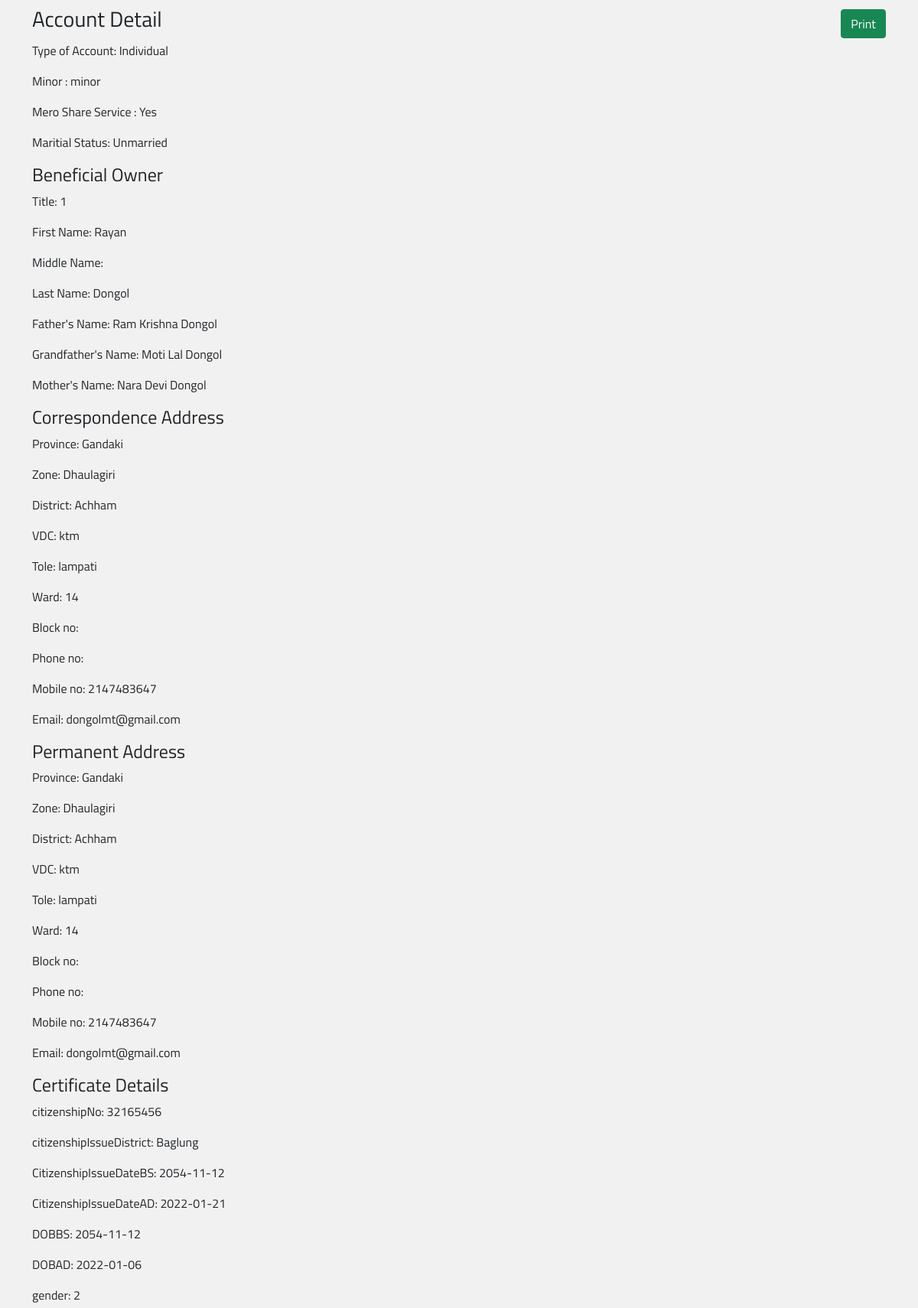
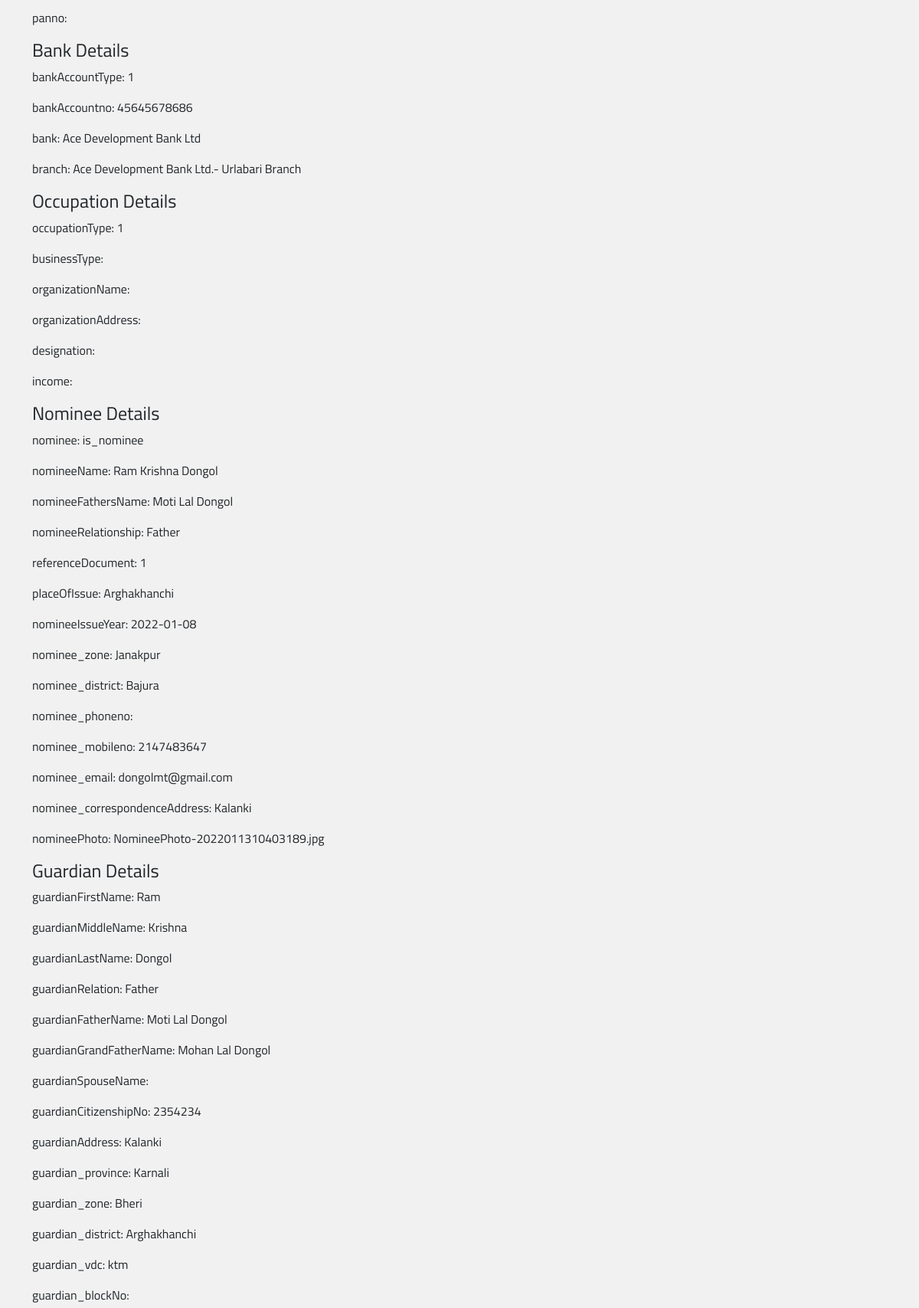
/formDetail?id=10000 (upper part), run on the app's committed database (2 pictures, top to bottom).
### tables this page shows
CREATE TABLE `form` (
  `id` int(11) NOT NULL,
  `firstSection` int(11) DEFAULT NULL,
  `beneficialOwner` int(11) DEFAULT NULL,
  `correspondenceAddress` int(11) DEFAULT NULL,
  `permanentAddress` int(11) DEFAULT NULL,
  `certificateDetails` int(11) DEFAULT NULL,
  `bankDetails` int(11) DEFAULT NULL,
  `occupationDetails` int(11) DEFAULT NULL,
  `nomineeDetails` int(11) DEFAULT NULL,
  `guardianDetails` int(11) DEFAULT NULL,
  `otherDocuments` int(11) DEFAULT NULL
);

CREATE TABLE `firstsection` (
  `firstsection_id` int(11) NOT NULL,
  `accountType` text NOT NULL,
  `minor` text NOT NULL,
  `meroShareService` text NOT NULL,
  `maritalStatus` text NOT NULL
);

CREATE TABLE `beneficialowner` (
  `beneficialowner_id` int(11) NOT NULL,
  `title` int(11) DEFAULT NULL,
  `firstName` text NOT NULL,
  `middleName` text DEFAULT NULL,
  `lastName` text NOT NULL,
  `fathersName` text NOT NULL,
  `grandFathersName` text NOT NULL,
  `mothersName` text NOT NULL
);

CREATE TABLE `correspondenceaddress` (
  `id` int(11) NOT NULL,
  `correspondence_province` varchar(50) DEFAULT NULL,
  `correspondence_zone` varchar(50) DEFAULT NULL,
  `correspondence_district` varchar(50) DEFAULT NULL,
  `correspondence_vdc` text NOT NULL,
  `correspondence_tole` text NOT NULL,
  `correspondence_ward` int(10) NOT NULL,
  `correspondence_blockno` int(10) DEFAULT NULL,
  `correspondence_phoneno` int(10) DEFAULT NULL,
  `correspondence_mobileno` int(10) NOT NULL,
  `correspondence_email` varchar(255) NOT NULL
);

CREATE TABLE `permanentaddress` (
  `id` int(11) NOT NULL,
  `permanent_province` varchar(50) DEFAULT NULL,
  `permanent_zone` varchar(50) DEFAULT NULL,
  `permanent_district` varchar(50) DEFAULT NULL,
  `permanent_vdc` text NOT NULL,
  `permanent_tole` text NOT NULL,
  `permanent_ward` int(11) NOT NULL,
  `permanent_blockno` int(11) DEFAULT NULL,
  `permanent_phoneno` int(10) DEFAULT NULL,
  `permanent_mobileno` int(10) NOT NULL,
  `permanent_email` varchar(255) NOT NULL
);

CREATE TABLE `certificatedetails` (
  `id` int(11) NOT NULL,
  `citizenshipNo` varchar(50) DEFAULT NULL,
  `citizenshipIssueDistrict` varchar(50) DEFAULT NULL,
  `CitizenshipIssueDateBS` date NOT NULL,
  `CitizenshipIssueDateAD` date NOT NULL,
  `DOBBS` date NOT NULL,
  `DOBAD` date NOT NULL,
  `gender` int(11) DEFAULT NULL,
  `panno` varchar(50) DEFAULT NULL
);

CREATE TABLE `bankdetails` (
  `id` int(11) NOT NULL,
  `bankAccountType` int(11) DEFAULT NULL,
  `bank` varchar(255) DEFAULT NULL,
  `branch` varchar(255) DEFAULT NULL,
  `bankAccountno` varchar(50) NOT NULL,
  `status` tinyint(1) DEFAULT 1
);

CREATE TABLE `occupationdetails` (
  `id` int(11) NOT NULL,
  `occupationType` int(11) DEFAULT NULL,
  `businessType` int(11) DEFAULT NULL,
  `organizationName` text DEFAULT NULL,
  `organizationAddress` text DEFAULT NULL,
  `designation` text DEFAULT NULL,
  `income` int(11) DEFAULT NULL
);

CREATE TABLE `nomineedetails` (
  `id` int(11) NOT NULL,
  `nominee` text NOT NULL,
  `nomineeName` text DEFAULT NULL,
  `nomineeFathersName` text DEFAULT NULL,
  `nomineeRelationship` text DEFAULT NULL,
  `referenceDocument` int(11) DEFAULT NULL,
  `nomineeDoc` varchar(50) DEFAULT NULL,
  `placeOfIssue` varchar(50) DEFAULT NULL,
  `nomineeIssueYear` date DEFAULT NULL,
  `nomineeAge` int(3) DEFAULT NULL,
  `nominee_zone` varchar(50) DEFAULT NULL,
  `nominee_district` varchar(50) DEFAULT NULL,
  `nominee_phoneno` int(10) DEFAULT NULL,
  `nominee_mobileno` int(10) DEFAULT NULL,
  `nominee_email` varchar(255) DEFAULT NULL,
  `nominee_panno` int(20) DEFAULT NULL,
  `nominee_correspondenceAddress` text DEFAULT NULL,
  `nomineePhoto` text DEFAULT NULL,
  `nomineeSignature` text DEFAULT NULL,
  `nomineeDocumentFront` text DEFAULT NULL,
  `nomineeDocumentBack` text DEFAULT NULL
);

CREATE TABLE `guardiandetails` (
  `id` int(11) NOT NULL,
  `guardianFirstName` text DEFAULT NULL,
  `guardianMiddleName` text DEFAULT NULL,
  `guardianLastName` text DEFAULT NULL,
  `guardianRelation` text DEFAULT NULL,
  `guardianFatherName` text DEFAULT NULL,
  `guardianGrandFatherName` text DEFAULT NULL,
  `guardianSpouseName` text DEFAULT NULL,
  `guardianCitizenshipNo` varchar(50) DEFAULT NULL,
  `guardianAddress` text DEFAULT NULL,
  `guardian_province` varchar(50) DEFAULT NULL,
  `guardian_zone` varchar(50) DEFAULT NULL,
  `guardian_district` varchar(50) DEFAULT NULL,
  `guardian_vdc` text DEFAULT NULL,
  `guardian_blockNo` int(5) DEFAULT NULL,
  `guardian_ward` int(5) DEFAULT NULL,
  `guardian_phoneno` int(10) DEFAULT NULL,
  `guardian_mobileno` int(10) DEFAULT NULL,
  `guardian_panno` int(50) DEFAULT NULL,
  `guardian_email` varchar(50) DEFAULT NULL,
  `guardian_citizenshipIssueDistrict` varchar(50) DEFAULT NULL,
  `guardian_citizenshipIssueDateBS` date DEFAULT NULL,
  `guardian_citizenshipIssueDateAD` date DEFAULT NULL,
  `guardian_DOBBS` date DEFAULT NULL,
  `guardian_DOBAD` date DEFAULT NULL,
  `guardianPhoto` text DEFAULT NULL,
  `guardianSignature` text DEFAULT NULL,
  `guardianCitizenshipFront` text DEFAULT NULL,
  `guardianCitizenshipBack` text DEFAULT NULL,
  `guardianProof` text DEFAULT NULL
);

### formDetail.php (the view, shortened to what this page needs)
<?php
include "admin\inc\header.php";
if ( isset( $_GET['id'] ) && !empty( $_GET['id'] ) ){
    $id = (int)$_GET['id'];
    $row = mysqli_fetch_array($result);
?>
<div class="container my-2">
    <div class="form_heading">
        <h3>Account Detail </h3>
        <button class="btn btn-success my-1" onclick="window.print();" id="print-btn">Print</button>
    </div>
    <p>Type of Account: <?php echo $row["accountType"]; ?></p>
    <p>Minor : <?php echo $row["minor"]; ?></p>
    <p>Mero Share Service : <?php echo $row["meroShareService"]; ?></p>
    <p>Maritial Status: <?php echo $row["maritalStatus"]; ?></p>
    <h4>Beneficial Owner</h4>
    <p>Title: <?php echo $row["title"]; ?></p>
    <p>First Name: <?php echo $row["firstName"]; ?></p>
    <p>Middle Name: <?php echo $row["middleName"]; ?></p>
    <p>Last Name: <?php echo $row["lastName"]; ?></p>
    <p>Father's Name: <?php echo $row["fathersName"]; ?></p>
    <p>Grandfather's Name: <?php echo $row["grandFathersName"]; ?></p>
    <p>Mother's Name: <?php echo $row["mothersName"]; ?></p>
    <h4>Correspondence Address</h4>
    <p>Province: <?php echo $row["correspondence_province"]; ?></p>
    <p>Zone: <?php echo $row["correspondence_zone"]; ?></p>
    <p>District: <?php echo $row["correspondence_district"]; ?></p>
    <p>VDC: <?php echo $row["correspondence_vdc"]; ?></p>
    <p>Tole: <?php echo $row["correspondence_tole"]; ?></p>
    <p>Ward: <?php echo $row["correspondence_ward"]; ?></p>
    <p>Block no: <?php echo $row["correspondence_blockno"]; ?></p>
    <p>Phone no: <?php echo $row["correspondence_phoneno"]; ?></p>
    <p>Mobile no: <?php echo $row["correspondence_mobileno"]; ?></p>
    <p>Email: <?php echo $row["correspondence_email"]; ?></p>
    <h4>Permanent Address</h4>
    <p>Province: <?php echo $row["permanent_province"]; ?></p>
    <p>Zone: <?php echo $row["permanent_zone"]; ?></p>
    <p>District: <?php echo $row["permanent_district"]; ?></p>
    <p>VDC: <?php echo $row["permanent_vdc"]; ?></p>
    <p>Tole: <?php echo $row["permanent_tole"]; ?></p>
    <p>Ward: <?php echo $row["permanent_ward"]; ?></p>
    <p>Block no: <?php echo $row["permanent_blockno"]; ?></p>
    <p>Phone no: <?php echo $row["permanent_phoneno"]; ?></p>
    <p>Mobile no: <?php echo $row["permanent_mobileno"]; ?></p>
    <p>Email: <?php echo $row["permanent_email"]; ?></p>
    <h4>Certificate Details</h4>
    <p>citizenshipNo: <?php echo $row["citizenshipNo"]; ?></p>
    <p>citizenshipIssueDistrict: <?php echo $row["citizenshipIssueDistrict"]; ?></p>
    <p>CitizenshipIssueDateBS: <?php echo $row["citizenshipIssueDateBS"]; ?></p>
    <p>CitizenshipIssueDateAD: <?php echo $row["citizenshipIssueDateAD"]; ?></p>
    <p>DOBBS: <?php echo $row["DOBBS"]; ?></p>
    <p>DOBAD: <?php echo $row["DOBAD"]; ?></p>
    <p>gender: <?php echo $row["gender"]; ?></p>
    <p>panno: <?php echo $row["panno"]; ?></p>
    <h4>Bank Details</h4>
    <p>bankAccountType: <?php echo $row["bankAccountType"]; ?></p>
    <p>bankAccountno: <?php echo $row["bankAccountno"]; ?></p>
    <p>bank: <?php echo $row["bank"]; ?></p>
    <p>branch: <?php echo $row["branch"]; ?></p>
    <h4>Occupation Details</h4>
    <p>occupationType: <?php echo $row["occupationType"]; ?></p>
    <p>businessType: <?php echo $row["businessType"]; ?></p>
    <p>organizationName: <?php echo $row["organizationName"]; ?></p>
    <p>organizationAddress: <?php echo $row["organizationAddress"]; ?></p>
    <p>designation: <?php echo $row["designation"]; ?></p>
    <p>income: <?php echo $row["income"]; ?></p>
    <h4>Nominee Details</h4>
    <p>nominee: <?php echo $row["nominee"]; ?></p>
    <p>nomineeName: <?php echo $row["nomineeName"]; ?></p>
    <p>nomineeFathersName: <?php echo $row["nomineeFathersName"]; ?></p>
    <p>nomineeRelationship: <?php echo $row["nomineeRelationship"]; ?></p>
    <p>referenceDocument: <?php echo $row["referenceDocument"]; ?></p>
    <p>placeOfIssue: <?php echo $row["placeOfIssue"]; ?></p>
    <p>nomineeIssueYear: <?php echo $row["nomineeIssueYear"]; ?></p>
    <p>nominee_zone: <?php echo $row["nominee_zone"]; ?></p>
    <p>nominee_district: <?php echo $row["nominee_district"]; ?></p>
    <p>nominee_phoneno: <?php echo $row["nominee_phoneno"]; ?></p>
    <p>nominee_mobileno: <?php echo $row["nominee_mobileno"]; ?></p>
    <p>nominee_email: <?php echo $row["nominee_email"]; ?></p>
    <p>nominee_correspondenceAddress: <?php echo $row["nominee_correspondenceAddress"]; ?></p>
    <p>nomineePhoto: <?php echo $row["nomineePhoto"]; ?></p>
    <h4>Guardian Details</h4>
    <p>guardianFirstName: <?php echo $row["guardianFirstName"]; ?></p>
    <p>guardianMiddleName: <?php echo $row["guardianMiddleName"]; ?></p>
    <p>guardianLastName: <?php echo $row["guardianLastName"]; ?></p>
    <p>guardianRelation: <?php echo $row["guardianRelation"]; ?></p>
    <p>guardianFatherName: <?php echo $row["guardianFatherName"]; ?></p>
    <p>guardianGrandFatherName: <?php echo $row["guardianGrandFatherName"]; ?></p>
    <p>guardianSpouseName: <?php echo $row["guardianSpouseName"]; ?></p>
    <p>guardianCitizenshipNo: <?php echo $row["guardianCitizenshipNo"]; ?></p>
    <p>guardianAddress: <?php echo $row["guardianAddress"]; ?></p>
    <p>guardian_province: <?php echo $row["guardian_province"]; ?></p>
    <p>guardian_zone: <?php echo $row["guardian_zone"]; ?></p>
    <p>guardian_district: <?php echo $row["guardian_district"]; ?></p>
    <p>guardian_vdc: <?php echo $row["guardian_vdc"]; ?></p>
    <p>guardian_blockNo: <?php echo $row["guardian_blockNo"]; ?></p>
</div>
<?php
}
?>
<?php
include "admin/inc/footer.php";
?>

### admin/inc/header.php (shortened to what this page needs)
<!doctype html>
<html lang="en">
<head>
    <link href="https://cdn.jsdelivr.net/npm/bootstrap@5.0.2/dist/css/bootstrap.min.css" rel="stylesheet" />
    <link rel="stylesheet" href="admin\assets\css\form.css">
    <link rel="stylesheet" href="admin\assets\css\formdesign.css">
    <link rel="stylesheet" href="admin\assets\css\print.css" media="print">
</head>
<body>

### admin/inc/footer.php (shortened to what this page needs)
</body>
</html>

### admin/assets/css/form.css (style rules this page uses)
* { margin: 0; padding: 0; box-sizing: border-box; font-family: 'Titillium Web', sans-serif; }

### admin/assets/css/formdesign.css (style rules this page uses)
body { background-color: #f1f1f1; }
button { background-color: #134072; color: #ffffff; border: none; padding: 10px 20px; font-size: 17px; cursor: pointer; }
.form_heading { display: flex; justify-content: space-between; width: 100%; }

### admin/assets/css/print.css (style rules this page uses)
#print-btn { display: none; visibility: none; }

### data on the page
form: firstSection.accountType "Individual", firstSection.minor "minor", firstSection.meroShareService "Yes", firstSection.maritalStatus "Unmarried", beneficialOwner.title "1", beneficialOwner.firstName "Rayan", beneficialOwner.lastName "Dongol", beneficialOwner.fathersName "Ram Krishna Dongol", beneficialOwner.grandFathersName "Moti Lal Dongol", beneficialOwner.mothersName "Nara Devi Dongol", correspondenceAddress.correspondence_province "Gandaki", correspondenceAddress.correspondence_zone "Dhaulagiri", correspondenceAddress.correspondence_district "Achham", correspondenceAddress.correspondence_vdc "ktm", correspondenceAddress.correspondence_tole "lampati", correspondenceAddress.correspondence_ward "14", correspondenceAddress.correspondence_mobileno "2147483647", correspondenceAddress.correspondence_email "dongolmt@gmail.com", permanentAddress.permanent_province "Gandaki", permanentAddress.permanent_zone "Dhaulagiri", permanentAddress.permanent_district "Achham", permanentAddress.permanent_vdc "ktm", permanentAddress.permanent_tole "lampati", permanentAddress.permanent_ward "14", permanentAddress.permanent_mobileno "2147483647", permanentAddress.permanent_email "dongolmt@gmail.com", certificateDetails.citizenshipNo "32165456", certificateDetails.citizenshipIssueDistrict "Baglung", certificateDetails.CitizenshipIssueDateBS "2054-11-12", certificateDetails.CitizenshipIssueDateAD "2022-01-21", certificateDetails.DOBBS "2054-11-12", certificateDetails.DOBAD "2022-01-06", certificateDetails.gender "2", bankDetails.bankAccountType "1", bankDetails.bankAccountno "45645678686", bankDetails.bank "Ace Development Bank Ltd", bankDetails.branch "Ace Development Bank Ltd.- Urlabari Branch", occupationDetails.occupationType "1", nomineeDetails.nominee "is_nominee", nomineeDetails.nomineeName "Ram Krishna Dongol", nomineeDetails.nomineeFathersName "Moti Lal Dongol", nomineeDetails.nomineeRelationship "Father", nomineeDetails.referenceDocument "1", nomineeDetails.placeOfIssue "Arghakhanchi", nomineeDetails.nomineeIssueYear "2022-01-08", nomineeDetails.nominee_zone "Janakpur", nomineeDetails.nominee_district "Bajura", nomineeDetails.nominee_mobileno "2147483647", nomineeDetails.nominee_email "dongolmt@gmail.com", nomineeDetails.nominee_correspondenceAddress "Kalanki", nomineeDetails.nomineePhoto "NomineePhoto-2022011310403189.jpg", guardianDetails.guardianFirstName "Ram", guardianDetails.guardianMiddleName "Krishna", guardianDetails.guardianLastName "Dongol", guardianDetails.guardianRelation "Father", guardianDetails.guardianFatherName "Moti Lal Dongol", guardianDetails.guardianGrandFatherName "Mohan Lal Dongol", guardianDetails.guardianCitizenshipNo "2354234", guardianDetails.guardianAddress "Kalanki", guardianDetails.guardian_province "Karnali", guardianDetails.guardian_zone "Bheri", guardianDetails.guardian_district "Arghakhanchi", guardianDetails.guardian_vdc "ktm"
